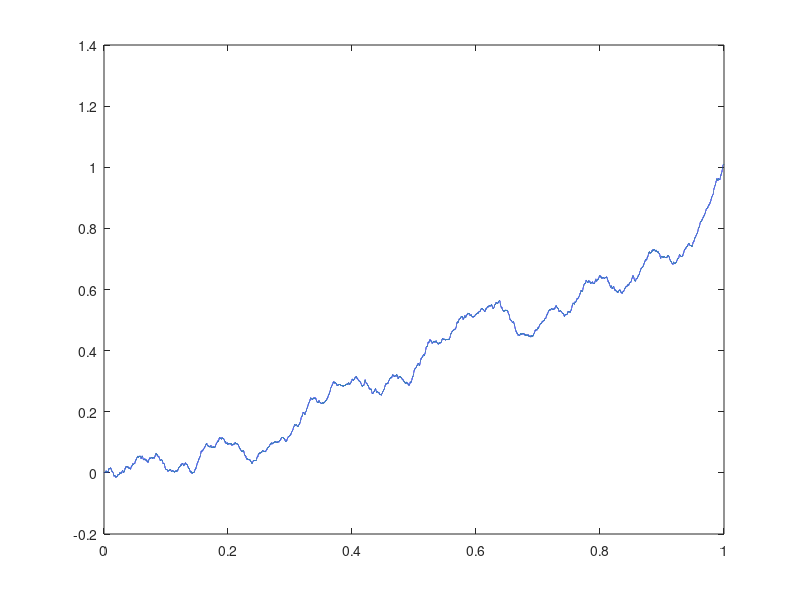

Source code (MATLAB):
clear all
% generates one dimensional fractional Brownian motion 'W' on t in [0,1] using 'n' grid points
% the method used applies FFT to a circulant covariance matrix 
% for a detailed mathematical explanation of the Matlab code and further
% examples see
 
% Kroese, D.P. and Botev, Z.I. (2013). 
% "Spatial Process Generation." 
% V. Schmidt (Ed.). Lectures on Stochastic Geometry, 
% Spatial Statistics and Random Fields, Volume II: 
% Analysis, Modeling and Simulation of Complex Structures, Springer-Verlag, Berlin.
% weblink:
% http://www.maths.uq.edu.au/~kroese/ps/MCSpatial.pdf


n=2^20;  % grid points
H = 0.8; % Hurst parameter
r=nan(n+1,1); r(1) = 1;
for k=1:n
    r(k+1) = 0.5*((k+1)^(2*H) - 2*k^(2*H) + (k-1)^(2*H));
end
r=[r; r(end-1:-1:2)]; % first rwo of circulant matrix
lambda=real(fft(r))/(2*n); % eigenvalues
W=fft(sqrt(lambda).*complex(randn(2*n,1),randn(2*n,1)));
W = n^(-H)*cumsum(real(W(1:n+1))); % rescale
plot((0:n)/n,W);

